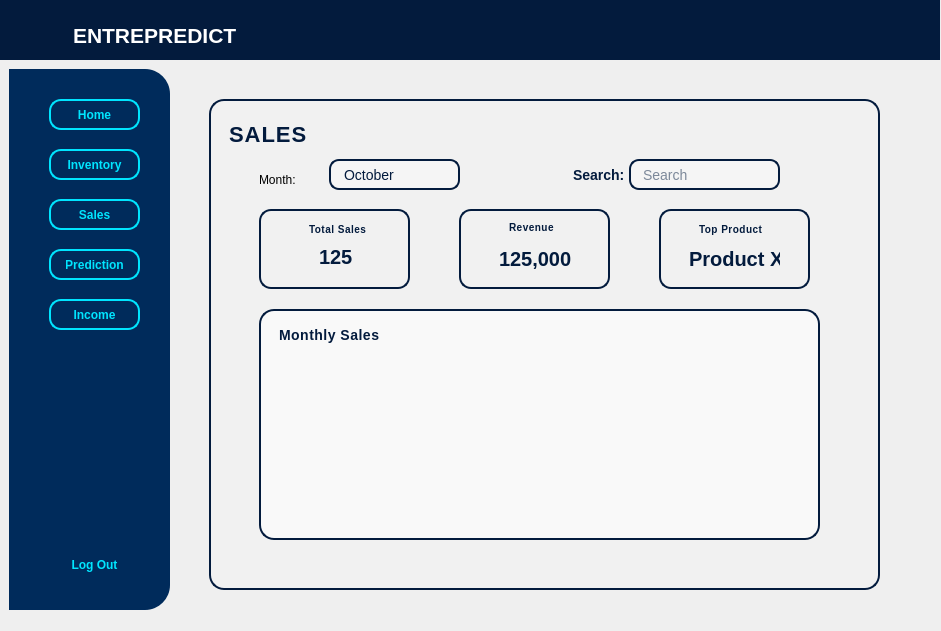
<?xml version="1.0" encoding="UTF-8"?>
<ui version="4.0">
 <class>Form</class>
 <widget class="QWidget" name="Form">
  <property name="geometry">
   <rect>
    <x>0</x>
    <y>0</y>
    <width>941</width>
    <height>631</height>
   </rect>
  </property>
  <property name="windowTitle">
   <string>Form</string>
  </property>
  <widget class="QWidget" name="widget" native="true">
   <property name="geometry">
    <rect>
     <x>-1</x>
     <y>-1</y>
     <width>941</width>
     <height>631</height>
    </rect>
   </property>
   <property name="styleSheet">
    <string notr="true">QWidget {
    background-color: qlineargradient(
        spread:pad,
        x1:0, y1:0, x2:1, y2:1,
        stop:0 #ffffff,
        stop:0.4 #cbf7ff,
        stop:1 #a6ecf7
    );
}</string>
   </property>
   <widget class="QWidget" name="mainwidget" native="true">
    <property name="enabled">
     <bool>true</bool>
    </property>
    <property name="geometry">
     <rect>
      <x>0</x>
      <y>0</y>
      <width>941</width>
      <height>631</height>
     </rect>
    </property>
    <property name="styleSheet">
     <string notr="true">#label_phrase{
    font-family: &quot;Open Sans Light&quot;;
    font-size: 12pt;
    font-weight: 300;
    color: #002B5B;
    border: none;              /* removes the border completely */
    background: transparent;   /* ensures no background box */
}
</string>
    </property>
    <widget class="QLabel" name="label_smalllogo">
     <property name="geometry">
      <rect>
       <x>10</x>
       <y>0</y>
       <width>51</width>
       <height>61</height>
      </rect>
     </property>
     <property name="styleSheet">
      <string notr="true">#label_smalllogo{
background-color:#031b3d;
}

#label_smalllogo{
border-image: url(&quot;C:/Users/Missy/Downloads/ENTREPREDICT_Icon_Option_1_-_Circuit-Graph_E-removebg-preview.png&quot;);
}</string>
     </property>
     <property name="text">
      <string/>
     </property>
    </widget>
    <widget class="QLabel" name="label_upperhome">
     <property name="geometry">
      <rect>
       <x>0</x>
       <y>0</y>
       <width>941</width>
       <height>61</height>
      </rect>
     </property>
     <property name="styleSheet">
      <string notr="true">#label_upperhome{
background-color:#031b3d;
}</string>
     </property>
     <property name="text">
      <string/>
     </property>
    </widget>
    <widget class="QPlainTextEdit" name="plainTextEdit_Entrep">
     <property name="geometry">
      <rect>
       <x>70</x>
       <y>20</y>
       <width>191</width>
       <height>41</height>
      </rect>
     </property>
     <property name="styleSheet">
      <string notr="true">#plainTextEdit_Entrep{
 font-family: &quot;Montserrat ExtraBold&quot;;
    font-size: 16pt;
font-weight: 600;
color:white;
background-color:#031b3d;
border:none;
}</string>
     </property>
     <property name="plainText">
      <string>ENTREPREDICT</string>
     </property>
    </widget>
    <widget class="QFrame" name="frame_sidebar">
     <property name="geometry">
      <rect>
       <x>10</x>
       <y>70</y>
       <width>161</width>
       <height>541</height>
      </rect>
     </property>
     <property name="styleSheet">
      <string notr="true">#frame_sidebar {
    background-color: #002B5B;
    border-top-right-radius: 25px;
    border-bottom-right-radius: 25px;
}


</string>
     </property>
     <property name="frameShape">
      <enum>QFrame::StyledPanel</enum>
     </property>
     <property name="frameShadow">
      <enum>QFrame::Raised</enum>
     </property>
     <widget class="QPushButton" name="pushButton_home">
      <property name="geometry">
       <rect>
        <x>40</x>
        <y>30</y>
        <width>91</width>
        <height>31</height>
       </rect>
      </property>
      <property name="styleSheet">
       <string notr="true">QPushButton {
    background-color: transparent;
    color: #00E5FF;
    font-family: &quot;Segoe UI&quot;;
    font-size: 9pt;
    font-weight: 500;
    border: 2px solid #00E5FF;
    border-radius: 12px;
    padding: 5px 15px;
}

QPushButton:hover {
    background-color: rgba(0, 229, 255, 0.1);
}

QPushButton:pressed {
    background-color: rgba(0, 229, 255, 0.2);
}

QPushButton:checked {
    background-color: #00E5FF;
    color: #001F3F;
}
</string>
      </property>
      <property name="text">
       <string>Home</string>
      </property>
     </widget>
     <widget class="QPushButton" name="pushButton_2">
      <property name="geometry">
       <rect>
        <x>40</x>
        <y>80</y>
        <width>91</width>
        <height>31</height>
       </rect>
      </property>
      <property name="styleSheet">
       <string notr="true">QPushButton {
    background-color: transparent;
    color: #00E5FF;
    font-family: &quot;Segoe UI&quot;;
    font-size: 9pt;
    font-weight: 500;
    border: 2px solid #00E5FF;
    border-radius: 12px;
    padding: 5px 15px;
}

QPushButton:hover {
    background-color: rgba(0, 229, 255, 0.1);
}

QPushButton:pressed {
    background-color: rgba(0, 229, 255, 0.2);
}

QPushButton:checked {
    background-color: #00E5FF;
    color: #001F3F;
}
</string>
      </property>
      <property name="text">
       <string>Inventory</string>
      </property>
     </widget>
     <widget class="QPushButton" name="pushButton_3">
      <property name="geometry">
       <rect>
        <x>40</x>
        <y>130</y>
        <width>91</width>
        <height>31</height>
       </rect>
      </property>
      <property name="styleSheet">
       <string notr="true">QPushButton {
    background-color: transparent;
    color: #00E5FF;
    font-family: &quot;Segoe UI&quot;;
    font-size: 9pt;
    font-weight: 500;
    border: 2px solid #00E5FF;
    border-radius: 12px;
    padding: 5px 15px;
}

QPushButton:hover {
    background-color: rgba(0, 229, 255, 0.1);
}

QPushButton:pressed {
    background-color: rgba(0, 229, 255, 0.2);
}

QPushButton:checked {
    background-color: #00E5FF;
    color: #001F3F;
}
</string>
      </property>
      <property name="text">
       <string>Sales</string>
      </property>
     </widget>
     <widget class="QPushButton" name="pushButton_4">
      <property name="geometry">
       <rect>
        <x>40</x>
        <y>180</y>
        <width>91</width>
        <height>31</height>
       </rect>
      </property>
      <property name="styleSheet">
       <string notr="true">QPushButton {
    background-color: transparent;
    color: #00E5FF;
    font-family: &quot;Segoe UI&quot;;
    font-size: 9pt;
    font-weight: 500;
    border: 2px solid #00E5FF;
    border-radius: 12px;
    padding: 5px 15px;
}

QPushButton:hover {
    background-color: rgba(0, 229, 255, 0.1);
}

QPushButton:pressed {
    background-color: rgba(0, 229, 255, 0.2);
}

QPushButton:checked {
    background-color: #00E5FF;
    color: #001F3F;
}

</string>
      </property>
      <property name="text">
       <string>Prediction</string>
      </property>
     </widget>
     <widget class="QPushButton" name="pushButton_5">
      <property name="geometry">
       <rect>
        <x>40</x>
        <y>230</y>
        <width>91</width>
        <height>31</height>
       </rect>
      </property>
      <property name="styleSheet">
       <string notr="true">QPushButton {
    background-color: transparent;
    color: #00E5FF;
    font-family: &quot;Segoe UI&quot;;
    font-size: 9pt;
    font-weight: 500;
    border: 2px solid #00E5FF;
    border-radius: 12px;
    padding: 5px 15px;
}

QPushButton:hover {
    background-color: rgba(0, 229, 255, 0.1);
}

QPushButton:pressed {
    background-color: rgba(0, 229, 255, 0.2);
}

QPushButton:checked {
    background-color: #00E5FF;
    color: #001F3F;
}
</string>
      </property>
      <property name="text">
       <string>Income</string>
      </property>
     </widget>
     <widget class="QPushButton" name="pushButton_6">
      <property name="geometry">
       <rect>
        <x>40</x>
        <y>480</y>
        <width>91</width>
        <height>31</height>
       </rect>
      </property>
      <property name="styleSheet">
       <string notr="true">QPushButton {
    background-color: transparent;
    color: #00E5FF;
    font-family: &quot;Segoe UI&quot;;
    font-size: 9pt;
    font-weight: 500;
    border: none;
    border-radius: 12px;
    padding: 6px 18px;
}

QPushButton:hover {
    background-color: rgba(0, 229, 255, 0.1);
}

QPushButton:pressed {
    background-color: rgba(0, 229, 255, 0.2);
}

QPushButton:checked {
    background-color: #00E5FF;
    color: #001F3F;
}
</string>
      </property>
      <property name="text">
       <string>Log Out</string>
      </property>
     </widget>
    </widget>
    <widget class="QWidget" name="widget_inventory" native="true">
     <property name="geometry">
      <rect>
       <x>210</x>
       <y>100</y>
       <width>671</width>
       <height>491</height>
      </rect>
     </property>
     <property name="styleSheet">
      <string notr="true">#widget_inventory {
    background: rgba(255, 255, 255, 0.15);     /* semi-transparent glass effect */
    border: 2px solid #031b3d;                 /* navy border */
    border-radius: 15px;                       /* smoother corners */
    backdrop-filter: blur(10px);               /* subtle blur for depth */
    padding: 15px;
}
</string>
     </property>
     <widget class="QLabel" name="label_inventory">
      <property name="geometry">
       <rect>
        <x>20</x>
        <y>20</y>
        <width>141</width>
        <height>31</height>
       </rect>
      </property>
      <property name="styleSheet">
       <string notr="true">#label_inventory {
    color: #031b3d;                  /* Deep navy text for contrast */
    font-weight: 900;                /* Bold emphasis */
    font-size: 22px;                 /* Slightly larger title */
    background: transparent;         /* Keep background clean */
    letter-spacing: 1px;             /* Space out letters slightly */
    text-transform: uppercase;       /* Make “Inventory” more assertive */
    border: none;                    /* Remove any frame borders */
    
    /* Subtle cyan glow for elegance */
    text-shadow: 0px 0px 6px #00ffff;
}</string>
      </property>
      <property name="text">
       <string>SALES</string>
      </property>
     </widget>
     <widget class="QLabel" name="label_search">
      <property name="geometry">
       <rect>
        <x>360</x>
        <y>60</y>
        <width>61</width>
        <height>31</height>
       </rect>
      </property>
      <property name="styleSheet">
       <string notr="true">#label_search {
    color: #031b3d;            /* Same navy tone for consistency */
    font-weight: 600;
    font-size: 14px;
    background: transparent;
    border: none;
    padding-right: 5px;        /* Adds spacing between label and input */
}
</string>
      </property>
      <property name="text">
       <string>Search:</string>
      </property>
     </widget>
     <widget class="QLineEdit" name="lineEdit_search">
      <property name="geometry">
       <rect>
        <x>420</x>
        <y>60</y>
        <width>151</width>
        <height>31</height>
       </rect>
      </property>
      <property name="styleSheet">
       <string notr="true">#lineEdit_search {
    background: rgba(255, 255, 255, 70);  /* Semi-transparent white */
    border: 2px solid #031b3d;
    border-radius: 10px;
    padding: 5px 10px;
    color: #031b3d;
    font-size: 14px;
    selection-background-color: #00ffff;  /* Cyan highlight when selecting text */
    selection-color: #031b3d;
}

#lineEdit_search:focus {
    border: 2px solid #00ffff;            /* Cyan glow on focus */
    background: rgba(255, 255, 255, 90);
}</string>
      </property>
      <property name="placeholderText">
       <string>Search</string>
      </property>
     </widget>
     <widget class="QFrame" name="frame_total">
      <property name="geometry">
       <rect>
        <x>50</x>
        <y>110</y>
        <width>151</width>
        <height>80</height>
       </rect>
      </property>
      <property name="styleSheet">
       <string notr="true">#frame_total {
    background-color: qlineargradient(x1:0, y1:0, x2:1, y2:1,
        stop:0 #c8f1ff, stop:1 #e2fbff);
    border: 2px solid #031b3d;
    border-radius: 12px;
    padding: 8px;
}</string>
      </property>
      <property name="frameShape">
       <enum>QFrame::StyledPanel</enum>
      </property>
      <property name="frameShadow">
       <enum>QFrame::Raised</enum>
      </property>
      <widget class="QLabel" name="label_title">
       <property name="geometry">
        <rect>
         <x>50</x>
         <y>10</y>
         <width>61</width>
         <height>20</height>
        </rect>
       </property>
       <property name="styleSheet">
        <string notr="true">#label_title {
    color: #031b3d;
    font-family: &quot;Segoe UI&quot;;
    font-size: 10px;
    font-weight: bold;
    letter-spacing: 0.5px;
	background-color:transparent;
}</string>
       </property>
       <property name="text">
        <string>Total Sales</string>
       </property>
      </widget>
      <widget class="QLabel" name="label_text">
       <property name="geometry">
        <rect>
         <x>60</x>
         <y>40</y>
         <width>51</width>
         <height>16</height>
        </rect>
       </property>
       <property name="styleSheet">
        <string notr="true">#label_text {
    color: #031b3d;
    font-family: &quot;Poppins&quot;;
    font-size: 20px;
    font-weight: 600;
	background-color: transparent;
}</string>
       </property>
       <property name="text">
        <string>125</string>
       </property>
      </widget>
     </widget>
     <widget class="QFrame" name="frame_revenue">
      <property name="geometry">
       <rect>
        <x>250</x>
        <y>110</y>
        <width>151</width>
        <height>80</height>
       </rect>
      </property>
      <property name="styleSheet">
       <string notr="true">#frame_revenue {
    background-color: qlineargradient(x1:0, y1:0, x2:1, y2:1,
        stop:0 #c8f1ff, stop:1 #e2fbff);
    border: 2px solid #031b3d;
    border-radius: 12px;
    padding: 8px;
}</string>
      </property>
      <property name="frameShape">
       <enum>QFrame::StyledPanel</enum>
      </property>
      <property name="frameShadow">
       <enum>QFrame::Raised</enum>
      </property>
      <widget class="QLabel" name="label_revenue">
       <property name="geometry">
        <rect>
         <x>50</x>
         <y>10</y>
         <width>49</width>
         <height>16</height>
        </rect>
       </property>
       <property name="styleSheet">
        <string notr="true">#label_revenue {
    color: #031b3d;
    font-family: &quot;Segoe UI&quot;;
    font-size: 10px;
    font-weight: bold;
    letter-spacing: 0.5px;
	background-color:transparent;
}</string>
       </property>
       <property name="text">
        <string>Revenue</string>
       </property>
      </widget>
      <widget class="QLabel" name="label_amount">
       <property name="geometry">
        <rect>
         <x>40</x>
         <y>40</y>
         <width>81</width>
         <height>20</height>
        </rect>
       </property>
       <property name="styleSheet">
        <string notr="true">#label_amount {
    color: #031b3d;
    font-family: &quot;Poppins&quot;;
    font-size: 20px;
    font-weight: 600;
	background-color: transparent;
}</string>
       </property>
       <property name="text">
        <string>125,000</string>
       </property>
      </widget>
     </widget>
     <widget class="QFrame" name="frame_top">
      <property name="geometry">
       <rect>
        <x>450</x>
        <y>110</y>
        <width>151</width>
        <height>80</height>
       </rect>
      </property>
      <property name="styleSheet">
       <string notr="true">#frame_top {
    background-color: qlineargradient(x1:0, y1:0, x2:1, y2:1,
        stop:0 #c8f1ff, stop:1 #e2fbff);
    border: 2px solid #031b3d;
    border-radius: 12px;
    padding: 8px;
}</string>
      </property>
      <property name="frameShape">
       <enum>QFrame::StyledPanel</enum>
      </property>
      <property name="frameShadow">
       <enum>QFrame::Raised</enum>
      </property>
      <widget class="QLabel" name="label_top">
       <property name="geometry">
        <rect>
         <x>40</x>
         <y>10</y>
         <width>71</width>
         <height>20</height>
        </rect>
       </property>
       <property name="styleSheet">
        <string notr="true">#label_top {
    color: #031b3d;
    font-family: &quot;Segoe UI&quot;;
    font-size: 10px;
    font-weight: bold;
    letter-spacing: 0.5px;
	background-color:transparent;
}</string>
       </property>
       <property name="text">
        <string>Top Product</string>
       </property>
      </widget>
      <widget class="QLabel" name="label_product">
       <property name="geometry">
        <rect>
         <x>30</x>
         <y>40</y>
         <width>91</width>
         <height>20</height>
        </rect>
       </property>
       <property name="styleSheet">
        <string notr="true">#label_product {
    color: #031b3d;
    font-family: &quot;Poppins&quot;;
    font-size: 20px;
    font-weight: 600;
	background-color: transparent;
}</string>
       </property>
       <property name="text">
        <string>Product X</string>
       </property>
      </widget>
     </widget>
     <widget class="QFrame" name="frame_monthly">
      <property name="geometry">
       <rect>
        <x>50</x>
        <y>210</y>
        <width>561</width>
        <height>231</height>
       </rect>
      </property>
      <property name="styleSheet">
       <string notr="true">#frame_monthly {
    background-color: rgba(255, 255, 255, 0.6);
    border: 2px solid #031b3d;
    border-radius: 15px;
    padding: 12px;
}
</string>
      </property>
      <property name="frameShape">
       <enum>QFrame::StyledPanel</enum>
      </property>
      <property name="frameShadow">
       <enum>QFrame::Raised</enum>
      </property>
      <widget class="QLabel" name="label_monthly">
       <property name="geometry">
        <rect>
         <x>10</x>
         <y>10</y>
         <width>121</width>
         <height>31</height>
        </rect>
       </property>
       <property name="styleSheet">
        <string notr="true">#label_monthly {
    color: #031b3d;
    font-family: &quot;Segoe UI&quot;;
    font-size: 14px;
    font-weight: bold;
    letter-spacing: 0.5px;
    background-color: transparent;
    border-radius: 6px;
    padding: 3px 6px;
}
</string>
       </property>
       <property name="text">
        <string>Monthly Sales</string>
       </property>
      </widget>
     </widget>
     <widget class="QLabel" name="label_month">
      <property name="geometry">
       <rect>
        <x>50</x>
        <y>60</y>
        <width>61</width>
        <height>41</height>
       </rect>
      </property>
      <property name="styleSheet">
       <string notr="true">#label_date {
    color: #031b3d;            /* Same navy tone for consistency */
    font-weight: 600;
    font-size: 14px;
    background: transparent;
    border: none;
    padding-right: 5px;        /* Adds spacing between label and input */
}
</string>
      </property>
      <property name="text">
       <string>Month:</string>
      </property>
     </widget>
     <widget class="QLabel" name="label_month1">
      <property name="geometry">
       <rect>
        <x>120</x>
        <y>60</y>
        <width>131</width>
        <height>31</height>
       </rect>
      </property>
      <property name="styleSheet">
       <string notr="true">#label_month1 {
    background: rgba(255, 255, 255, 70);  /* Semi-transparent white */
    border: 2px solid #031b3d;
    border-radius: 10px;
    padding: 5px 10px;
    color: #031b3d;
    font-size: 14px;
    selection-background-color: #00ffff;  /* Cyan highlight when selecting text */
    selection-color: #031b3d;
}

#label_month1:focus {
    border: 2px solid #00ffff;            /* Cyan glow on focus */
    background: rgba(255, 255, 255, 90);
}</string>
      </property>
      <property name="text">
       <string>October</string>
      </property>
     </widget>
    </widget>
    <zorder>label_upperhome</zorder>
    <zorder>label_smalllogo</zorder>
    <zorder>plainTextEdit_Entrep</zorder>
    <zorder>frame_sidebar</zorder>
    <zorder>widget_inventory</zorder>
   </widget>
  </widget>
 </widget>
 <resources/>
 <connections/>
</ui>
